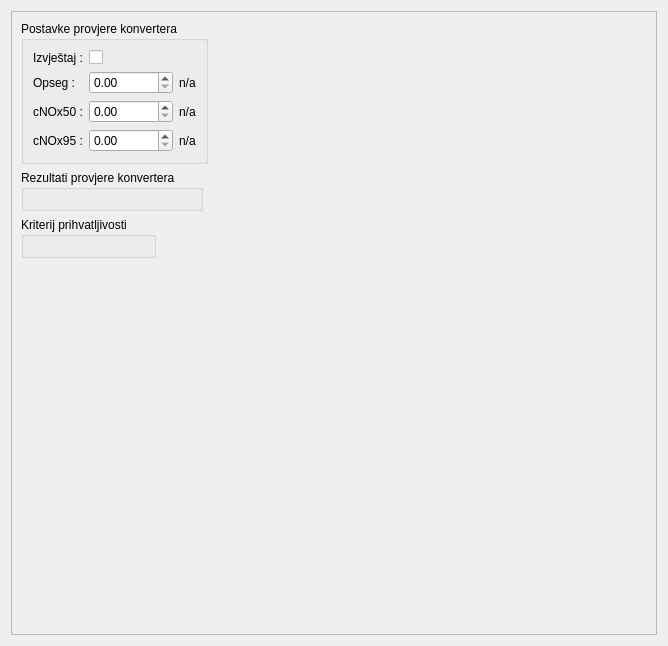
<?xml version="1.0" encoding="UTF-8"?>
<ui version="4.0">
 <class>Form</class>
 <widget class="QWidget" name="Form">
  <property name="geometry">
   <rect>
    <x>0</x>
    <y>0</y>
    <width>668</width>
    <height>646</height>
   </rect>
  </property>
  <property name="windowTitle">
   <string>Form</string>
  </property>
  <layout class="QVBoxLayout" name="verticalLayout">
   <item>
    <widget class="QScrollArea" name="scrollArea">
     <property name="widgetResizable">
      <bool>true</bool>
     </property>
     <widget class="QWidget" name="scrollAreaWidgetContents">
      <property name="geometry">
       <rect>
        <x>0</x>
        <y>0</y>
        <width>648</width>
        <height>626</height>
       </rect>
      </property>
      <layout class="QHBoxLayout" name="horizontalLayout">
       <item>
        <layout class="QVBoxLayout" name="verticalLayout_2">
         <property name="margin">
          <number>0</number>
         </property>
         <item>
          <layout class="QHBoxLayout" name="horizontalLayout_2">
           <item>
            <widget class="QGroupBox" name="groupBox">
             <property name="title">
              <string>Postavke provjere konvertera</string>
             </property>
             <layout class="QGridLayout" name="gridLayout">
              <item row="1" column="0">
               <widget class="QLabel" name="label_12">
                <property name="text">
                 <string>Opseg :</string>
                </property>
               </widget>
              </item>
              <item row="2" column="1">
               <widget class="QDoubleSpinBox" name="cnox50SpinBox">
                <property name="maximum">
                 <double>1000000.000000000000000</double>
                </property>
               </widget>
              </item>
              <item row="2" column="0">
               <widget class="QLabel" name="label_13">
                <property name="text">
                 <string>cNOx50 :</string>
                </property>
               </widget>
              </item>
              <item row="2" column="2">
               <widget class="QLabel" name="labelKonverter50">
                <property name="text">
                 <string>n/a</string>
                </property>
               </widget>
              </item>
              <item row="1" column="1">
               <widget class="QDoubleSpinBox" name="konverterOpseg">
                <property name="maximum">
                 <double>1000000.000000000000000</double>
                </property>
               </widget>
              </item>
              <item row="1" column="2">
               <widget class="QLabel" name="labelKonverterOpseg">
                <property name="text">
                 <string>n/a</string>
                </property>
               </widget>
              </item>
              <item row="3" column="0">
               <widget class="QLabel" name="label_14">
                <property name="text">
                 <string>cNOx95 :</string>
                </property>
               </widget>
              </item>
              <item row="3" column="1">
               <widget class="QDoubleSpinBox" name="cnox95SpinBox">
                <property name="maximum">
                 <double>1000000.000000000000000</double>
                </property>
               </widget>
              </item>
              <item row="3" column="2">
               <widget class="QLabel" name="labelKonverter95">
                <property name="text">
                 <string>n/a</string>
                </property>
               </widget>
              </item>
              <item row="0" column="0">
               <widget class="QLabel" name="label">
                <property name="text">
                 <string>Izvještaj :</string>
                </property>
               </widget>
              </item>
              <item row="0" column="1">
               <widget class="QCheckBox" name="checkBoxReport">
                <property name="text">
                 <string/>
                </property>
               </widget>
              </item>
             </layout>
            </widget>
           </item>
           <item>
            <spacer name="horizontalSpacer">
             <property name="orientation">
              <enum>Qt::Horizontal</enum>
             </property>
             <property name="sizeHint" stdset="0">
              <size>
               <width>40</width>
               <height>20</height>
              </size>
             </property>
            </spacer>
           </item>
          </layout>
         </item>
         <item>
          <layout class="QHBoxLayout" name="horizontalLayout_3">
           <item>
            <widget class="QGroupBox" name="groupBox_2">
             <property name="title">
              <string>Rezultati provjere konvertera</string>
             </property>
             <layout class="QHBoxLayout" name="horizontalLayout_5">
              <item>
               <layout class="QVBoxLayout" name="layoutKonverterRezultati"/>
              </item>
              <item>
               <layout class="QVBoxLayout" name="layoutKonverterParametri"/>
              </item>
             </layout>
            </widget>
           </item>
           <item>
            <spacer name="horizontalSpacer_2">
             <property name="orientation">
              <enum>Qt::Horizontal</enum>
             </property>
             <property name="sizeHint" stdset="0">
              <size>
               <width>40</width>
               <height>20</height>
              </size>
             </property>
            </spacer>
           </item>
          </layout>
         </item>
         <item>
          <layout class="QHBoxLayout" name="horizontalLayout_4">
           <property name="margin">
            <number>0</number>
           </property>
           <item>
            <widget class="QGroupBox" name="groupBox_3">
             <property name="title">
              <string>Kriterij prihvatljivosti</string>
             </property>
             <layout class="QVBoxLayout" name="verticalLayout_3">
              <item>
               <layout class="QVBoxLayout" name="layoutKonverterKriterij"/>
              </item>
             </layout>
            </widget>
           </item>
           <item>
            <spacer name="horizontalSpacer_3">
             <property name="orientation">
              <enum>Qt::Horizontal</enum>
             </property>
             <property name="sizeHint" stdset="0">
              <size>
               <width>40</width>
               <height>20</height>
              </size>
             </property>
            </spacer>
           </item>
          </layout>
         </item>
         <item>
          <spacer name="verticalSpacer">
           <property name="orientation">
            <enum>Qt::Vertical</enum>
           </property>
           <property name="sizeHint" stdset="0">
            <size>
             <width>20</width>
             <height>40</height>
            </size>
           </property>
          </spacer>
         </item>
        </layout>
       </item>
      </layout>
     </widget>
    </widget>
   </item>
  </layout>
 </widget>
 <resources/>
 <connections/>
</ui>
